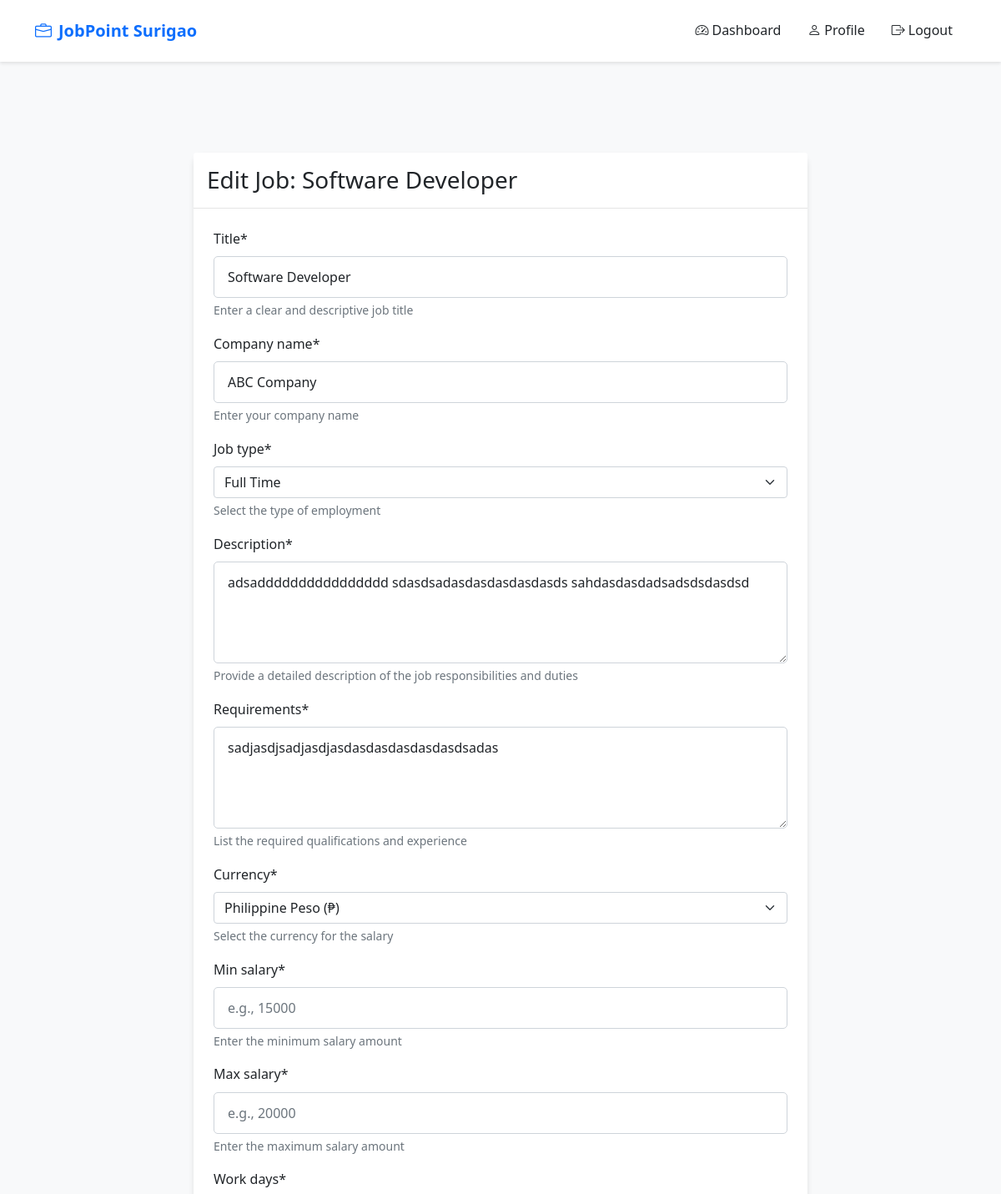
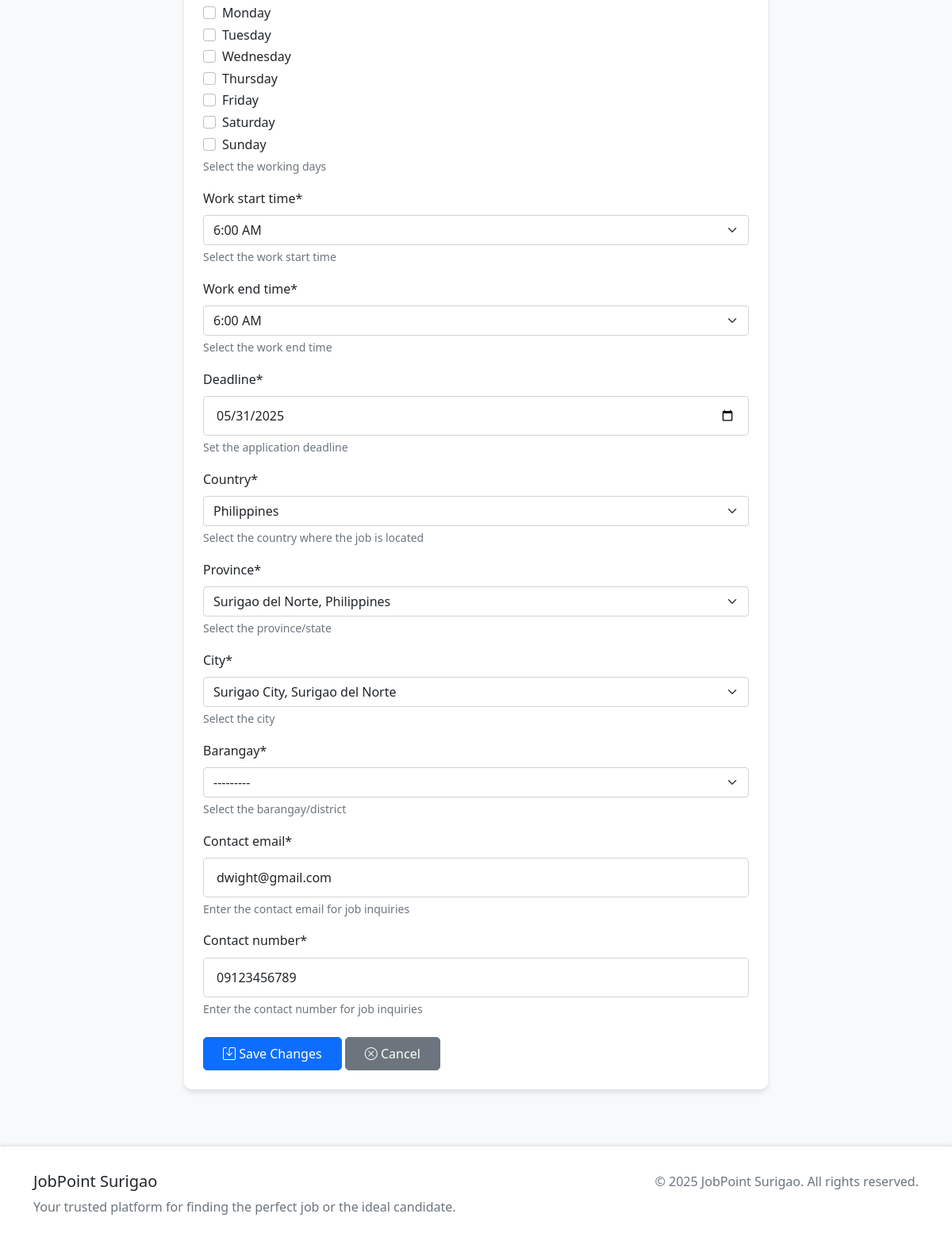
/jobs/edit/8/ (signed in), run on the app's committed database (2 pictures, top to bottom).
### jobs/models.py (models this page shows, shortened)
class Job(models.Model):
    JOB_TYPE_CHOICES = [
        ('full_time', 'Full Time'),
        ('part_time', 'Part Time'),
        ('contract', 'Contract'),
        ('internship', 'Internship'),
        ('temporary', 'Temporary'),
    ]
    title = models.CharField(max_length=200)
    company = models.ForeignKey(User, on_delete=models.CASCADE, related_name='posted_jobs')
    company_name = models.CharField(max_length=200, null=True, blank=True)
    job_type = models.CharField(max_length=50, choices=JOB_TYPE_CHOICES)
    location = models.ForeignKey(Location, on_delete=models.SET_NULL, null=True, blank=True, related_name='jobs')
    description = models.TextField()
    requirements = models.TextField()
    salary_range = models.CharField(max_length=100)
    posted_date = models.DateTimeField(auto_now_add=True)
    deadline = models.DateField()
    is_active = models.BooleanField(default=True)
    views_count = models.PositiveIntegerField(default=0)
    applications_count = models.PositiveIntegerField(default=0)
    contact_email = models.EmailField(max_length=254, help_text='Contact email for job inquiries', null=True, blank=True)
    contact_number = models.CharField(max_length=20, help_text='Contact number for job inquiries', null=True, blank=True)
    class Meta:
        ordering = ['-posted_date']
        indexes = [
            models.Index(fields=['title']),
            models.Index(fields=['company']),
            models.Index(fields=['company_name']),
            models.Index(fields=['job_type']),
            models.Index(fields=['is_active']),
            models.Index(fields=['posted_date']),
            models.Index(fields=['deadline']),
            models.Index(fields=['views_count']),
            models.Index(fields=['applications_count']),
        ]

class Province(models.Model):
    country = models.ForeignKey(Country, on_delete=models.CASCADE, related_name='provinces')
    name = models.CharField(max_length=100)
    code = models.CharField(max_length=10, unique=True)
    class Meta:
        indexes = [
            models.Index(fields=['country', 'name']),
            models.Index(fields=['code']),
        ]
        ordering = ['country', 'name']
        unique_together = ['country', 'name']
    def __str__(self):
        return f"{self.name}, {self.country.name}"

class City(models.Model):
    province = models.ForeignKey(Province, on_delete=models.CASCADE, related_name='cities')
    name = models.CharField(max_length=100)
    code = models.CharField(max_length=10, unique=True)
    class Meta:
        verbose_name_plural = "Cities"
        indexes = [
            models.Index(fields=['province', 'name']),
            models.Index(fields=['code']),
        ]
        ordering = ['province', 'name']
        unique_together = ['province', 'name']
    def __str__(self):
        return f"{self.name}, {self.province.name}"

class Barangay(models.Model):
    city = models.ForeignKey(City, on_delete=models.CASCADE, related_name='barangays')
    name = models.CharField(max_length=100)
    code = models.CharField(max_length=10)
    class Meta:
        verbose_name_plural = "Barangays"
        indexes = [
            models.Index(fields=['city', 'name']),
            models.Index(fields=['code']),
        ]
        ordering = ['city', 'name']
        unique_together = ['city', 'name']
    def __str__(self):
        return f"{self.name}, {self.city.name}"

### jobs/views.py (the view)
# urls.py: path('jobs/edit/<int:job_id>/', views.edit_job, name='edit_job'),
@login_required
def edit_job(request, job_id):
    job = get_object_or_404(Job, id=job_id)
    if job.company != request.user:
        return HttpResponseForbidden("You don't have permission to edit this job.")
    if request.method == 'POST':
        form = JobForm(request.POST, instance=job)
        if form.is_valid():
            job = form.save(commit=False)
            job.contact_email = form.cleaned_data.get('contact_email')
            job.contact_number = form.cleaned_data.get('contact_number')
            job.save()
            messages.success(request, 'Job updated successfully!')
            return redirect('dashboard')
    else:
        form = JobForm(instance=job)
    return render(request, 'jobs/edit_job.html', {
        'form': form,
        'job': job
    })

### jobs/models.py (called while the page is built)
    def __str__(self):
        return self.name

### templates/jobs/edit_job.html (shortened to what this page needs)
{% extends 'base.html' %}
{% load crispy_forms_tags %}
{% block content %}
<div class="container py-4">
    <div class="row justify-content-center">
        <div class="col-md-8">
            <div class="card">
                <div class="card-header">
                    <h3 class="card-title mb-0">Edit Job: {{ job.title }}</h3>
                </div>
                <div class="card-body">
                    <form method="post">
                        {{ form|crispy }}
                        <div class="mt-4">
                            <button type="submit" class="btn btn-primary">
                                <i class="bi bi-save"></i> Save Changes
                            </button>
                            <a href="{% url 'dashboard' %}" class="btn btn-secondary">
                                <i class="bi bi-x-circle"></i> Cancel
                            </a>
                        </div>
                    </form>
                </div>
            </div>
        </div>
    </div>
</div>
{% endblock %}

### templates/base.html (style rules this page uses)
:root { --primary-color: #0d6efd; --secondary-color: #6c757d; --success-color: #198754; --danger-color: #dc3545; --warning-color: #ffc107; --info-color: #0dcaf0; --light-color: #f8f9fa; --dark-color: #212529; }
body { font-family: 'Segoe UI', system-ui, -apple-system, sans-serif; line-height: 1.6; color: var(--dark-color); background-color: var(--light-color); }
.card { border: none; border-radius: 10px; box-shadow: 0 4px 6px rgba(0,0,0,0.1); transition: transform 0.3s ease; }
.card-header { background-color: white; border-bottom: 1px solid rgba(0,0,0,0.1); padding: 1rem; }
.card-body { padding: 1.5rem; }
.btn { padding: 0.5rem 1.5rem; border-radius: 5px; font-weight: 500; transition: all 0.3s ease; }
.btn-primary { background-color: var(--primary-color); border-color: var(--primary-color); color: white; }
.form-control { border-radius: 5px; border: 1px solid #ced4da; padding: 0.75rem 1rem; }
.form-label { font-weight: 500; color: var(--dark-color); margin-bottom: 0.5rem; }

### data on the page
Job: title "Software Developer", company_name "ABC Company", job_type "Full Time", description "adsadddddddddddddddd sdasdsadasdasdasdasdasds sahdasdasdadsadsdsdasdsd", requirements "sadjasdjsadjasdjasdasdasdasdasdasdsadas", deadline "05/31/2025", contact_email "dwight@gmail.com", contact_number "09123456789"
Province: country "Philippines"
City: province "Surigao del Norte, Philippines"
Barangay: city "Surigao City, Surigao del Norte"
